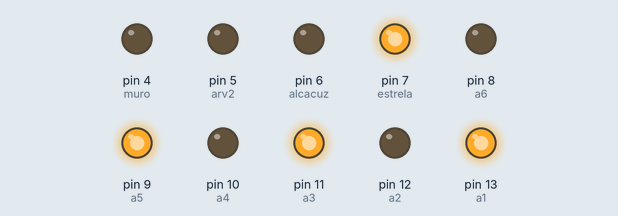
A sketch run on a simulated Arduino Uno, built with avr-gcc and run on an emulated ATmega328P. On the bench: output pins drawn as LEDs (lit = HIGH).

Above: at 1.0 s.
At 3.0 s:
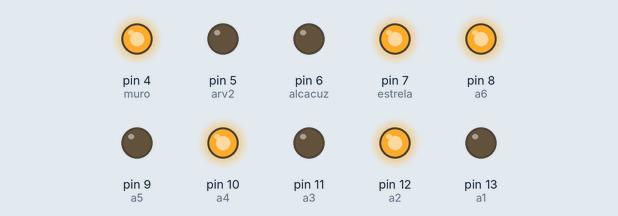
At 5.0 s:
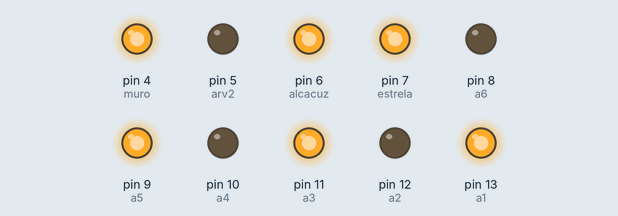
At 8.5 s:
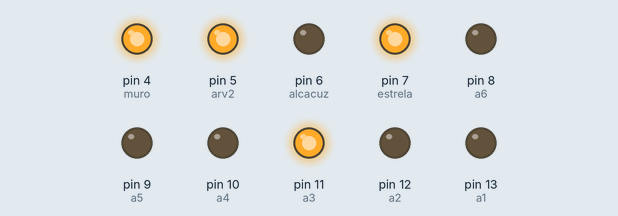
At 13.0 s:
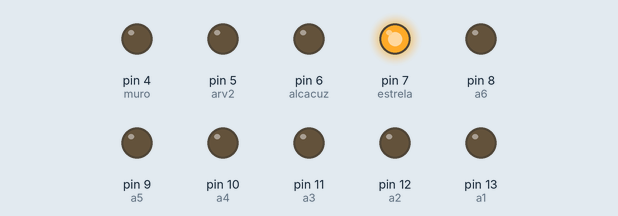
At 15.0 s:
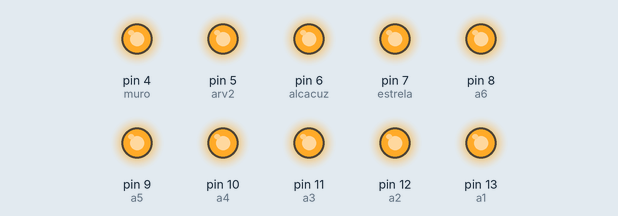
Timing chart, 0 to 19.6 s (numbered marks = the images above):
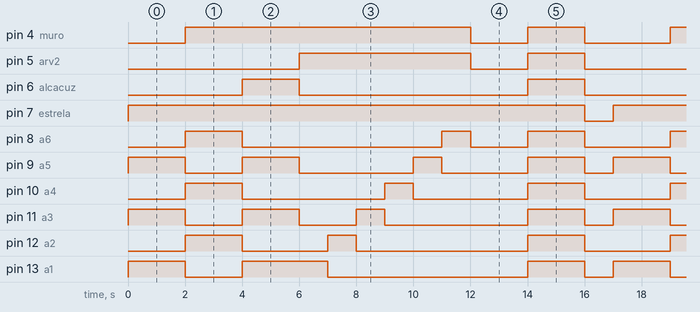

Measured:
- by itself, pin 4 (muro): LOW → HIGH at 2.0 s, → LOW 10.0 s later, → HIGH 2.0 s later, → LOW 2.0 s later, … (9 changes in this stretch)
- by itself, pin 5 (arv2): LOW → HIGH at 6.0 s, → LOW 6.0 s later, → HIGH 2.0 s later, → LOW 2.0 s later, … (8 changes in this stretch)
- by itself, pin 6 (alcacuz): LOW → HIGH at 4.0 s, → LOW 2.0 s later, → HIGH 8.0 s later, → LOW 2.0 s later, … (9 changes in this stretch)
- by itself, pin 7 (estrela): alternates HIGH for 16.0 s and LOW for 1.0 s
- by itself, pin 8 (a6): repeats every 17.0 s: LOW 7.0 s, HIGH 1.0 s, LOW 2.0 s, HIGH 2.0 s, LOW 3.0 s, HIGH 2.0 s
- by itself, pin 9 (a5): repeats every 17.0 s: LOW 2.0 s, HIGH 2.0 s, LOW 4.0 s, HIGH 1.0 s, LOW 3.0 s, HIGH 2.0 s, LOW 1.0 s, HIGH 2.0 s
- by itself, pin 10 (a4): repeats every 17.0 s: LOW 5.0 s, HIGH 1.0 s, LOW 4.0 s, HIGH 2.0 s, LOW 3.0 s, HIGH 2.0 s
- by itself, pin 11 (a3): repeats every 17.0 s: LOW 2.0 s, HIGH 2.0 s, LOW 2.0 s, HIGH 1.0 s, LOW 5.0 s, HIGH 2.0 s, LOW 1.0 s, HIGH 2.0 s

The sketch:

codigo_luzes.ino
```cpp
  int a1 = 13;
  int a2 = 12;
  int a3 = 11;
  int a4 = 10;
  int a5 = 9;
  int a6 = 8;
  int estrela = 7;
  int alcacuz = 6;
  int arv2 = 5;
  int muro = 4;
void setup() {
  // put your setup code here, to run once:

  pinMode(a1,OUTPUT);
  pinMode(a2,OUTPUT);
  pinMode(a3,OUTPUT);
  pinMode(a4,OUTPUT);
  pinMode(a5,OUTPUT);
  pinMode(a6,OUTPUT);
  pinMode(estrela,OUTPUT);
  pinMode(alcacuz,OUTPUT);
  pinMode(arv2,OUTPUT);
  pinMode(muro,OUTPUT);
}

void loop() {
  // put your main code here, to run repeatedly:
  digitalWrite(estrela,HIGH);
  digitalWrite(a1,HIGH);
  digitalWrite(a3,HIGH);
  digitalWrite(a5,HIGH);
  delay(2000);
  digitalWrite(a2,HIGH);
  digitalWrite(a4,HIGH);
  digitalWrite(a6,HIGH);
  digitalWrite(a1,LOW);
  digitalWrite(a3,LOW);
  digitalWrite(a5,LOW);
  digitalWrite(muro,HIGH);
  delay(2000);

  digitalWrite(a2,LOW);
  digitalWrite(a4,LOW);
  digitalWrite(a6,LOW);
  digitalWrite(a1,HIGH);
  digitalWrite(a3,HIGH);
  digitalWrite(a5,HIGH);
  digitalWrite(alcacuz,HIGH);
  delay(2000);
  digitalWrite(alcacuz,LOW);
  digitalWrite(arv2,HIGH);
  digitalWrite(a1,HIGH);
  digitalWrite(a2,LOW);
  digitalWrite(a3,LOW);
  digitalWrite(a4,LOW);
  digitalWrite(a5,LOW);
  digitalWrite(a6,LOW);
  delay(1000);
  digitalWrite(a1,LOW);
  digitalWrite(a2,HIGH);
  digitalWrite(a3,LOW);
  digitalWrite(a4,LOW);
  digitalWrite(a5,LOW);
  digitalWrite(a6,LOW);
  delay(1000);

  digitalWrite(a1,LOW);
  digitalWrite(a2,LOW);
  digitalWrite(a3,HIGH);
  digitalWrite(a4,LOW);
  digitalWrite(a5,LOW);
  digitalWrite(a6,LOW);
  delay(1000);

  digitalWrite(a1,LOW);
  digitalWrite(a2,LOW);
  digitalWrite(a3,LOW);
  digitalWrite(a4,HIGH);
  digitalWrite(a5,LOW);
  digitalWrite(a6,LOW);
  delay(1000);
  digitalWrite(a1,LOW);
  digitalWrite(a2,LOW);
  digitalWrite(a3,LOW);
  digitalWrite(a4,LOW);
  digitalWrite(a5,HIGH);
  digitalWrite(a6,LOW);
  delay(1000);
  digitalWrite(a1,LOW);
  digitalWrite(a2,LOW);
  digitalWrite(a3,LOW);
  digitalWrite(a4,LOW);
  digitalWrite(a5,LOW);
  digitalWrite(a6,HIGH);
  delay(1000);
  digitalWrite(a1,LOW);
  digitalWrite(a2,LOW);
  digitalWrite(a3,LOW);
  digitalWrite(a4,LOW);
  digitalWrite(a5,LOW);
  digitalWrite(a6,LOW);
  digitalWrite(muro,LOW);
  digitalWrite(alcacuz,LOW);
  digitalWrite(arv2,LOW);
  delay(2000);

  digitalWrite(a1,HIGH);
  digitalWrite(a2,HIGH);
  digitalWrite(a3,HIGH);
  digitalWrite(a4,HIGH);
  digitalWrite(a5,HIGH);
  digitalWrite(a6,HIGH);
  digitalWrite(muro,HIGH);
  digitalWrite(alcacuz,HIGH);
  digitalWrite(arv2,HIGH);
  delay(2000);

  digitalWrite(a1,LOW);
  digitalWrite(a2,LOW);
  digitalWrite(a3,LOW);
  digitalWrite(a4,LOW);
  digitalWrite(a5,LOW);
  digitalWrite(a6,LOW);
  digitalWrite(muro,LOW);
  digitalWrite(alcacuz,LOW);
  digitalWrite(arv2,LOW);
  digitalWrite(estrela,LOW);
  delay(1000);
}
```
